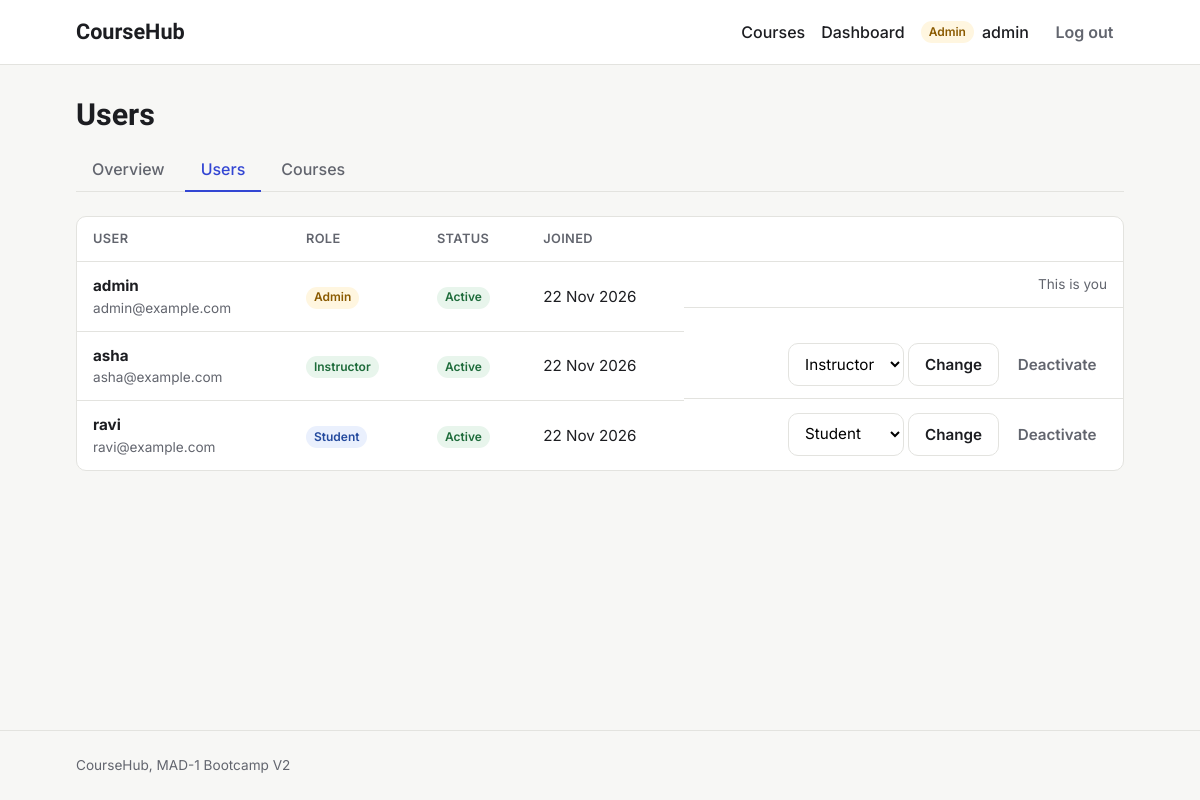
Before: /admin/users (signed in) with the older database file.
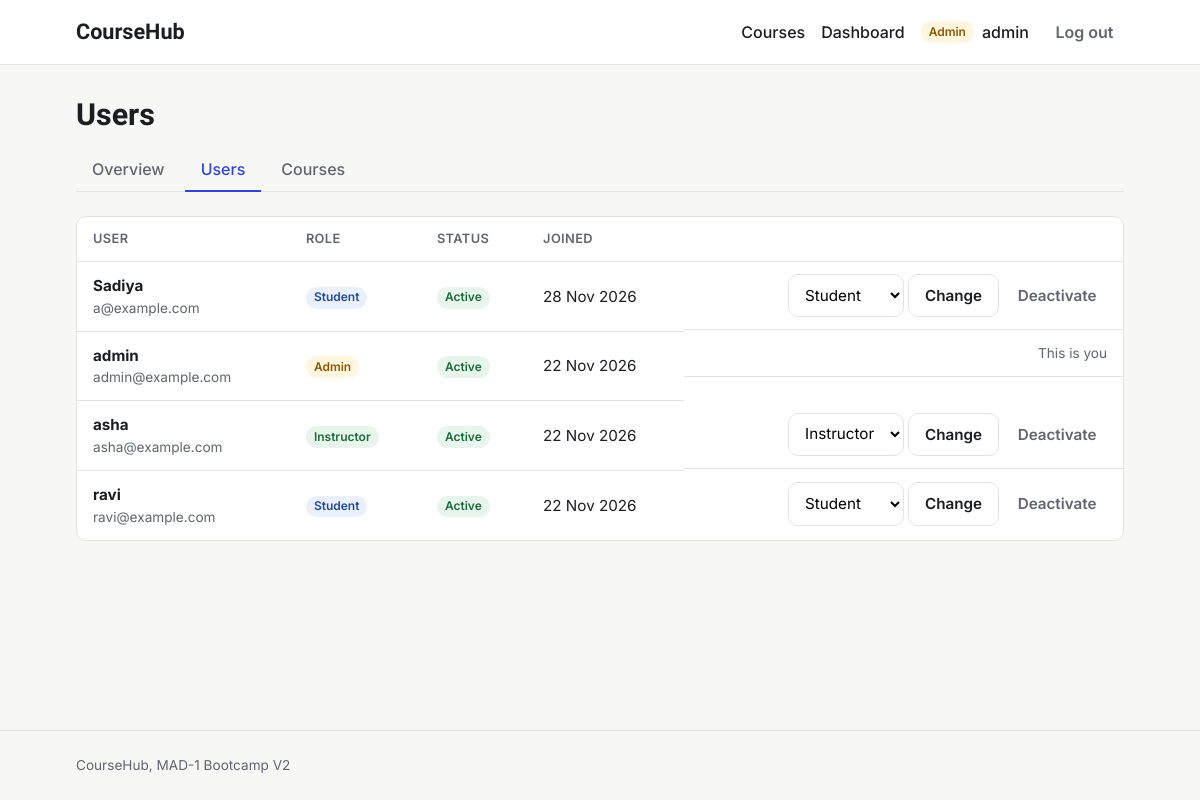
After: the same page with the newer database file.
### models.py (models this page shows, shortened)
class User(db.Model):
    id = db.Column(db.Integer, primary_key=True)
    username = db.Column(db.String(80), unique=True, nullable=False)
    email = db.Column(db.String(120), unique=True, nullable=False)
    password_hash = db.Column(db.String(256), nullable=False)
    role = db.Column(db.String(20), nullable=False, default="student")
    bio = db.Column(db.Text)
    avatar = db.Column(db.String(200))
    created_at = db.Column(db.DateTime, default=utc_now)
    is_active = db.Column(db.Boolean, default=True)
    taught_courses = db.relationship("Course", backref="instructor", lazy=True)
    enrollments = db.relationship(
        "Enrollment", backref="student", cascade="all, delete-orphan"
    )
    completions = db.relationship(
        "LessonCompletion", backref="student", cascade="all, delete-orphan"
    )

### routes/admin.py (the view)
@bp.route("/admin/users")
@admin_required
def users():
    page = db.paginate(
        db.select(User).order_by(User.created_at.desc()), per_page=20, error_out=False
    )
    return render_template("admin_users.html", page=page, roles=ROLES)

### helpers.py (called while the page is built)
def login_required(view):
    @wraps(view)
    def wrapped(*args, **kwargs):
        if g.user is None:
            flash("Please log in to continue.", "warning")
            return redirect(url_for("auth.login", next=request.full_path))
        return view(*args, **kwargs)
    return wrapped

def role_required(*roles):
    def decorator(view):
        @wraps(view)
        @login_required
        def wrapped(*args, **kwargs):
            if g.user.role not in roles:
                abort(403)
            return view(*args, **kwargs)
        return wrapped
    return decorator

### templates/admin_users.html (shortened to what this page needs)
{% extends "base.html" %}
{% from "macros.html" import admin_tabs, pagination with context %}
{% block content %}
<div class="page-header">
  <h1>Users</h1>
  {{ admin_tabs('users') }}
</div>
<div class="table-wrap">
  <table class="table">
    <thead>
      <tr>
        <th scope="col">User</th>
        <th scope="col">Role</th>
        <th scope="col">Status</th>
        <th scope="col">Joined</th>
        <th scope="col"><span class="visually-hidden">Actions</span></th>
      </tr>
    </thead>
    <tbody>
      {% for user in page.items %}
        <tr>
          <td>
            <strong>{{ user.username }}</strong>
            <div class="muted small">{{ user.email }}</div>
          </td>
          <td><span class="badge badge-{{ user.role }}">{{ user.role|capitalize }}</span></td>
          <td>
            {% if user.is_active %}
              <span class="badge badge-published">Active</span>
            {% else %}
              <span class="badge badge-draft">Deactivated</span>
            {% endif %}
          </td>
          <td>{{ user.created_at.strftime('%d %b %Y') }}</td>
          <td class="actions">
            {% if user.id != current_user.id %}
              <form method="post" action="{{ url_for('admin.toggle_user_role', user_id=user.id) }}" class="inline-form role-form">
                <select id="role-{{ user.id }}" name="role">
                  {% for r in roles %}
                    <option value="{{ r }}" {% if user.role == r %}selected{% endif %}>{{ r|capitalize }}</option>
                  {% endfor %}
                </select>
                <button type="submit" class="btn btn-secondary">Change</button>
              </form>
              <form method="post" action="{{ url_for('admin.toggle_user_active', user_id=user.id) }}" class="inline-form">
                <button type="submit" class="btn btn-ghost {{ 'btn-danger' if user.is_active }}">
                  {{ 'Deactivate' if user.is_active else 'Reactivate' }}
                </button>
              </form>
            {% else %}
              <span class="muted small">This is you</span>
            {% endif %}
          </td>
        </tr>
      {% endfor %}
    </tbody>
  </table>
</div>
{% endblock %}

### templates/base.html (shortened to what this page needs)
<!DOCTYPE html>
<html lang="en">
<head>
  <link rel="stylesheet" href="{{ url_for('static', filename='style.css') }}">
</head>
<body>
  <header class="navbar">
    <div class="container navbar-inner">
      <a class="brand" href="{{ url_for('courses.home') }}">CourseHub</a>
      <nav aria-label="Main">
        <ul class="nav-links">
          <li><a href="{{ url_for('courses.course_list') }}">Courses</a></li>
          {% if current_user %}
            <li><a href="{{ url_for('auth.dashboard') }}">Dashboard</a></li>
            <li class="nav-user">
              <span class="badge badge-{{ current_user.role }}">{{ current_user.role|capitalize }}</span>
              <a href="{{ url_for('auth.profile') }}">{{ current_user.username }}</a>
            </li>
            <li>
              <form action="{{ url_for('auth.logout') }}" method="post" class="inline-form">
                <button type="submit" class="btn btn-ghost">Log out</button>
              </form>
            </li>
          {% else %}
            <li><a href="{{ url_for('auth.login') }}">Log in</a></li>
            <li><a class="btn btn-primary" href="{{ url_for('auth.register') }}">Sign up</a></li>
          {% endif %}
        </ul>
      </nav>
    </div>
  </header>
  <main id="main" class="container">
    {% block content %}{% endblock %}
  </main>
  <footer class="footer">
    <div class="container">CourseHub, MAD-1 Bootcamp V2</div>
  </footer>
</body>
</html>

Changed rows visible on the page:
added User: username "Sadiya", email "a@example.com", role "Student", shows "Active", created_at "28 Nov 2026", is_active "Deactivate"
